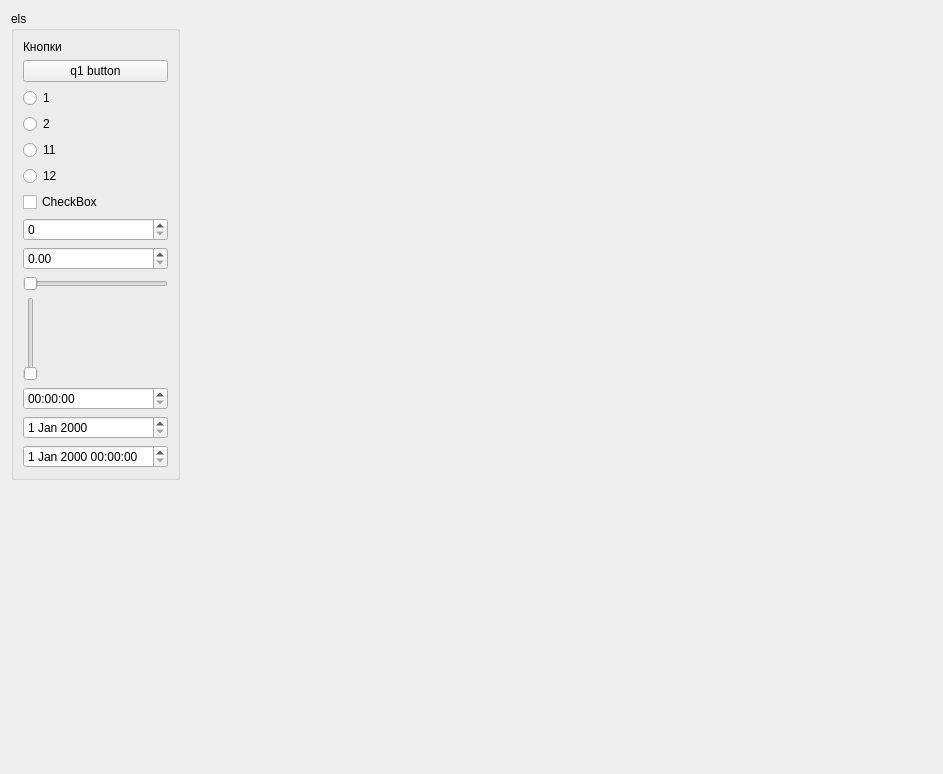
      <widget class="QWidget" name="tab_4">
       <attribute name="title">
        <string>Basic elemts</string>
       </attribute>
       <layout class="QGridLayout" name="gridLayout_3">
        <item row="0" column="0">
         <widget class="QGroupBox" name="els">
          <property name="title">
           <string>els</string>
          </property>
          <layout class="QGridLayout" name="sadf">
           <item row="1" column="0" colspan="2">
            <widget class="QPushButton" name="q1_2">
             <property name="text">
              <string>q1 button</string>
             </property>
            </widget>
           </item>
           <item row="2" column="0" colspan="2">
            <widget class="QRadioButton" name="radioButton">
             <property name="toolTip">
              <string>q1</string>
             </property>
             <property name="text">
              <string>1</string>
             </property>
            </widget>
           </item>
           <item row="6" column="0" colspan="2">
            <widget class="QCheckBox" name="checkBox_42">
             <property name="text">
              <string>CheckBox</string>
             </property>
            </widget>
           </item>
           <item row="7" column="0" colspan="2">
            <widget class="QSpinBox" name="spinBox_11"/>
           </item>
           <item row="9" column="0" colspan="2">
            <widget class="QSlider" name="horizontalSlider">
             <property name="orientation">
              <enum>Qt::Horizontal</enum>
             </property>
            </widget>
           </item>
           <item row="10" column="0" colspan="2">
            <widget class="QSlider" name="verticalSlider">
             <property name="minimumSize">
              <size>
               <width>0</width>
               <height>50</height>
              </size>
             </property>
             <property name="orientation">
              <enum>Qt::Vertical</enum>
             </property>
            </widget>
           </item>
           <item row="0" column="0" colspan="2">
            <widget class="QLabel" name="label_13">
             <property name="text">
              <string>Кнопки</string>
             </property>
            </widget>
           </item>
           <item row="13" column="0" colspan="2">
            <widget class="QDateTimeEdit" name="dateTimeEdit"/>
           </item>
           <item row="12" column="0" colspan="2">
            <widget class="QDateEdit" name="dateEdit"/>
           </item>
           <item row="11" column="0" colspan="2">
            <widget class="QTimeEdit" name="timeEdit"/>
           </item>
           <item row="8" column="0" colspan="2">
            <widget class="QDoubleSpinBox" name="doubleSpinBox"/>
           </item>
           <item row="3" column="0">
            <widget class="QRadioButton" name="radioButton_2">
             <property name="toolTip">
              <string>q1</string>
             </property>
             <property name="text">
              <string>2</string>
             </property>
            </widget>
           </item>
           <item row="4" column="0">
            <widget class="QRadioButton" name="radioButton_3">
             <property name="toolTip">
              <string>q2</string>
             </property>
             <property name="text">
              <string>11</string>
             </property>
            </widget>
           </item>
           <item row="5" column="0">
            <widget class="QRadioButton" name="radioButton_4">
             <property name="toolTip">
              <string>q2</string>
             </property>
             <property name="text">
              <string>12</string>
             </property>
            </widget>
           </item>
          </layout>
         </widget>
        </item>
        <item row="0" column="1">
         <spacer name="horizontalSpacer">
          <property name="orientation">
           <enum>Qt::Horizontal</enum>
          </property>
          <property name="sizeHint" stdset="0">
           <size>
            <width>752</width>
            <height>20</height>
           </size>
          </property>
         </spacer>
        </item>
        <item row="1" column="0">
         <spacer name="verticalSpacer_2">
          <property name="orientation">
           <enum>Qt::Vertical</enum>
          </property>
          <property name="sizeHint" stdset="0">
           <size>
            <width>20</width>
            <height>283</height>
           </size>
          </property>
         </spacer>
        </item>
       </layout>
      </widget>
